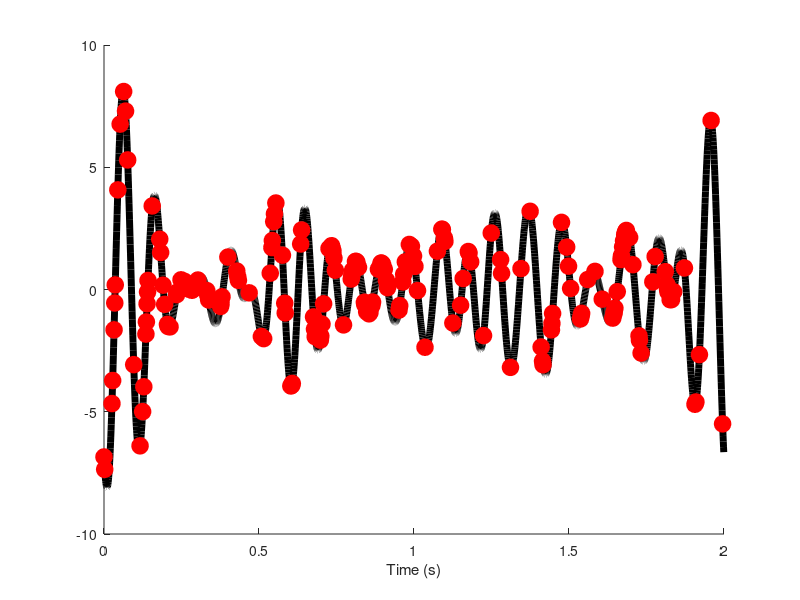

Write MATLAB code to recreate this figure. (Note: this script raises an error after producing the figure.)
%%
% Resample irregularly sampled data
clc; clear all; close all;
% simulation parameters
srate    = 1324;    % Hz
peakfreq =    10;    % Hz
fwhm     =    5;    % Hz
npnts    = srate*2; % time points
timevec  = (0:npnts-1)/srate; % seconds

% frequencies
hz = linspace(0,srate,npnts);
s  = fwhm*(2*pi-1)/(4*pi); % normalized width
x  = hz-peakfreq;          % shifted frequencies
fg = exp(-.5*(x/s).^2);    % gaussian


% Fourier coefficients of random spectrum
fc = rand(1,npnts) .* exp(1i*2*pi*rand(1,npnts));

% taper with Gaussian
fc = fc .* fg;

% go back to time domain to get signal
signal = 2*real ( ifft(fc) )*npnts;


%%% plot 
figure(1), clf, hold on
plot(timevec,signal,'k','linew',5)
xlabel('Time (s)')

%% now randomly sample from this "continuous" time series

% initialize to empty
sampSig = [];


% random sampling intervals
sampintervals = cumsum([ 1; ceil( exp(4*rand(npnts,1)) ) ]);
sampintervals(sampintervals>npnts) = []; % remove points beyond the data

% plot (exp(4*rand(npnts,1)));
% histogram(exp(4*rand(npnts,1)));

% 
% plot ([ 1; ceil( exp(4*rand(npnts,1)) ) ],"o");
% set (gca,'xlim',[0 10])


% loop through sampling points and "measure" data
for i=1:length(sampintervals)
    
    % "real world" measurement
    nextdat = [signal(sampintervals(i)); timevec(sampintervals(i))];
    
    % put in data matrix
    sampSig = cat(2,sampSig,nextdat);
end

% more plotting
plot(sampSig(2,:),sampSig(1,:),'ro','markerfacecolor','r','markersize',12)

%% upsample to original sampling rate


% define interpolation object
F = griddedInterpolant(sampSig(2,:),sampSig(1,:),'spline');

% query that object at requested time points
newsignal = F(timevec);


% and plot
plot(timevec,newsignal,'ms','markersize',3,'markerfacecolor','m')
legend({'"Analog"';'Measured';'Upsampled'})
